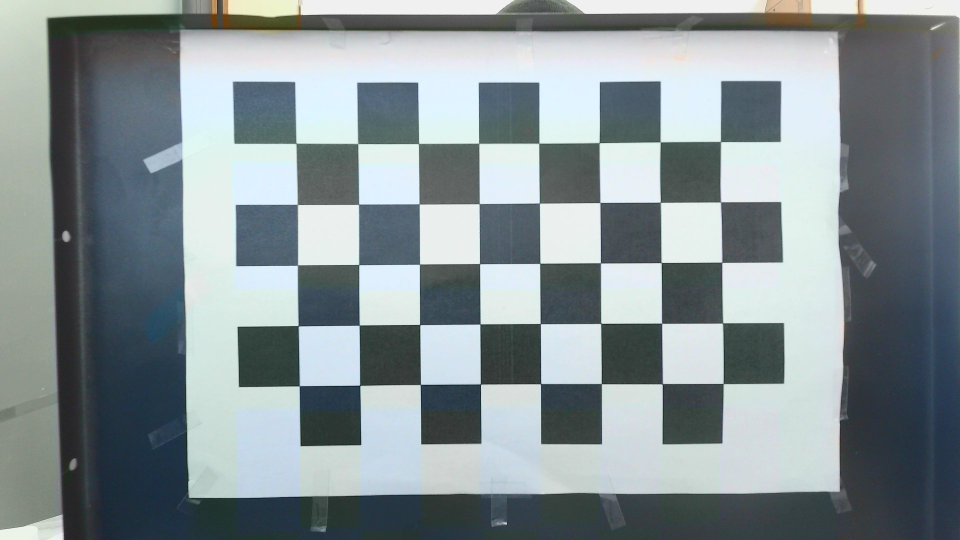
#> input picture Calibration/images/1080/IMG_Radar.jpg, 1920 x 1080 px (shown at 1/2 size)
$ python test.py
#> lines starting #> are read from the running program, lines starting #| are printed output that depends on the picture; after the words box and inside, x2 and y2 are one past the last pixel; in counts of white or black regions, pixels touching at a corner belong together
### Calibration/corner_detection.py
import glob
import numpy as np
import cv2
from Calibration import util

# termination criteria
criteria = (cv2.TERM_CRITERIA_EPS + cv2.TERM_CRITERIA_MAX_ITER, 30, 0.001)


def find_corners(model=0, square_size=0.0275, width=8, height=5):
    """ Apply camera Calibration operation for images in the given directory path. """
#> called with model = 1, square_size = 0.0275, width = 8, height = 5
    # prepare object points, like (0,0,0), (1,0,0), (2,0,0) ....,(8,6,0)
    util.info("Finding checkerboard corners...")
    objp = np.zeros((height * width, 2), np.float32)
    objp[:, :2] = np.mgrid[0:width, 0:height].T.reshape(-1, 2)

    objp = objp * square_size

    # Arrays to store object points and image points from all the images.
    objpoints = []  # 3d point in real world space
    imgpoints = []  # 2d points in image plane.
    img_names = []  # Image sizes with names
    img_shapes = []  # Image sizes with names

    if model == 0:
        images = glob.glob('./images/4k/IMG*.jpg')
    else:
        images = glob.glob('./images/1080/IMG*.jpg')
    count = 1
    index = 0
    for fname in images:
        index += 1
        util.info("Finding corners for " + fname)
        img = cv2.imread(fname)
#> img is the input picture: shape (1080, 1920, 3); mean B, G, R 148.6, 145.4, 134.3
        gray = cv2.cvtColor(img, cv2.COLOR_BGR2GRAY)
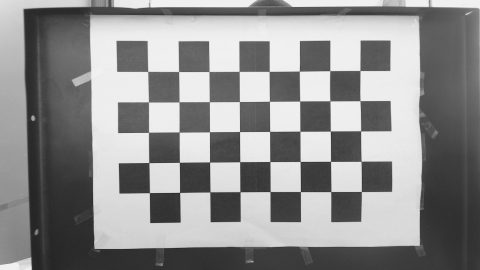
#> gray: shape (1080, 1920) (shown at 1/4 size); min 8, max 255, mean 142.4
        img_shapes.append([img.shape[0], img.shape[1]])
        img_names.append(fname)

        # Find the chess board corners
        ret, corners = cv2.findChessboardCorners(gray, (width, height), None)
#> ret = True; corners = 40 rows, first 8: [592.5, 287], [716, 287.5], [837.5, 287.6], [958.2, 286.9], [1078.4, 286.9], [1199.1, 285.8], [1321.1, 284.4], [1441.5, 283.3]

        # If found, add object points, image points (after refining them)
        if ret:
            objpoints.append(objp)

            corners2 = cv2.cornerSubPix(
                gray, corners, (11, 11), (-1, -1), criteria)
#> corners2 = 40 rows, first 8: [592.3, 287], [716, 287.6], [837.5, 287.6], [958, 286.8], [1078.2, 286.7], [1198.8, 285.8], [1320.9, 284.3], [1441.5, 283.6]
            imgpoints.append(corners2)

            # Draw and display the corners
            img = cv2.drawChessboardCorners(
                img, (width, height), corners2, ret)
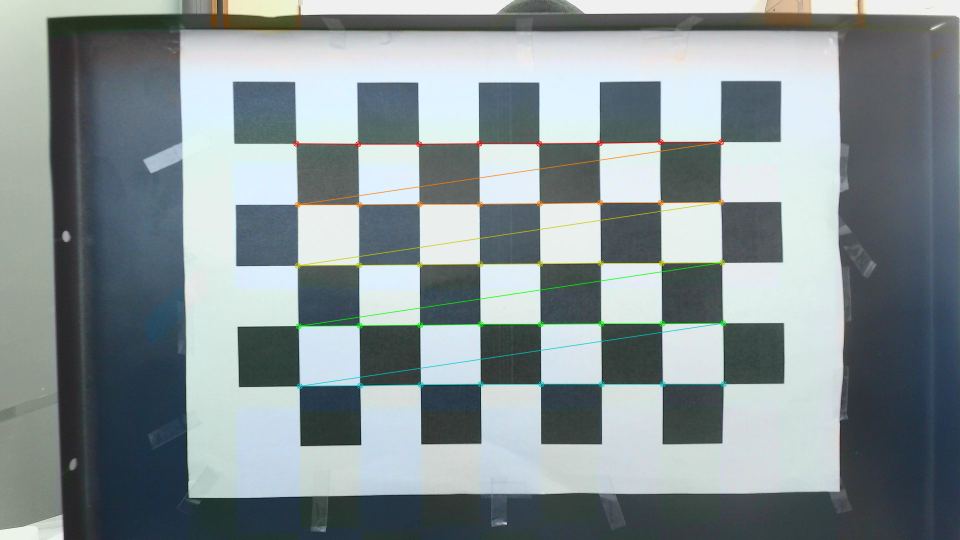
#> img: shape (1080, 1920, 3) (shown at 1/2 size); 1.26% of pixels changed, all inside (x1, y1, x2, y2) = (586, 278, 1454, 779)
            if model ==0:
                cv2.imwrite('images/4k/pattern_' + str(count) + '.png', img)
            else:
                cv2.imwrite('images/1080/pattern_' + str(count) + '.png', img)
            count += 1
        else:
            print("image" + str(index) + "false")

    util.info("DONE.\n")
    return objpoints, imgpoints, img_shapes, img_names

### Calibration/calibration.py
from Calibration import corner_detection as cd
from Calibration import homography_operations as ho
from Calibration import intrinsic_estimation as intr
from Calibration import extrinsic_estimation as extr
from Calibration import distortion_estimation as de
from Calibration import parameter_refinement as pr
from Calibration import util
import numpy as np


def calibration__camera(model):
    obj_points, img_points, img_shapes, img_names = cd.find_corners(model=model)
#> obj_points = 1 point arrays, longest 40 points; img_points = 1 item; img_shapes = [[1080, 1920]]; img_names = ['./images/1080/IMG_Radar.jpg']

    refined_homographies = []
    for index in range(len(img_points)):
        util.info("Image Count: " + str(index + 1))
        h = ho.create_homography(img_points[index], obj_points[index])
        util.info("Homography:\n" + str(h) + "\n")
        h = ho.refine_homography(h, img_points[index], obj_points[index])
        util.info("Refined Homography:\n" + str(h) + "\n")
        refined_homographies.append(h)
#> this loop made 1 pass
#> pass 1, in create_homography, `U, S, V_t = np.linalg.svd(a_matrix)`:
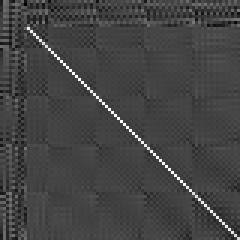
#> U: shape (80, 80) float64 (shown 3 times larger); min -0.355, max 0.97, mean -0.00142; drawn with min black and max white
#> after the loop, refined_homographies = [[[4405.4, 35.82, 594.3], [-23.97, 4389.3, 288.6], [0.0033, -0.00314, 1]]]
        # analysis.plot_differences(img_points[index], obj_points[index], h, str(index + 1))

    A = intr.compute_intrinsics(refined_homographies)
    util.info("Camera Intrinsics:\n" + str(A) + "\n")

    # Once A is known, the extrinsic parameters for each image is readily computed.
    extrinsics = []
    for h_index in range(len(refined_homographies)):
        E = extr.compute_extrinsics(A, refined_homographies[h_index])
        util.info("Camera Extrinsic Matrix For Image-" + str(h_index + 1) + ":\n" + str(E) + "\n")
        extrinsics.append(E)

    # As the radial distortion is expected to be small, one would expect to estimate the other five intrinsic parameters,
    # using the Maximum likelihood estimation, reasonable well by simply ignoring distortion. One strategy is then to estimate
    # k1 and k2 after having estimated the other parameters, which will give us the ideal pixel coordinates.
    k = de.estimate_radial_distortion(obj_points, img_points, A, extrinsics)
    util.info("Radial Distortion: \n" + str(k) + "\n")

    K_opt, k_opt, extrinsics_opt = pr.refine(A, k, extrinsics, obj_points, img_points)
    util.info("Parameters:")
    print('\t   Focal Length: [ {:.5f}  {:.5f} ]'.format(K_opt[0, 0], K_opt[1, 1]))
    print('\tPrincipal Point: [ {:.5f}  {:.5f} ]'.format(K_opt[0, 2], K_opt[1, 2]))
    print('\t           Skew: [ {:.7f} ]'.format(K_opt[0, 1]))
    print('\t     Distortion: [ {:.6f}  {:.6f} ]'.format(k_opt[0], k_opt[1]))

    util.info("Projection Matrices for WebGL:\n")
    znear, zfar = .1, 1000.
    intrinsic_matrix = []
    for idx, e in enumerate(extrinsics_opt):
        p = util.get_camera_matrix(K_opt, e)
        util.info("P matrix for image " + str(idx + 1) + ":\n" + str(p))
        decomposed_p = util.decompose(p)
        webgl_p = util.to_opengl_projection(decomposed_p['intrinsic'], 0, 0, img_shapes[idx][0], img_shapes[idx][1],
                                            znear,
                                            zfar, direction="y down")
        intrinsic_matrix = decomposed_p['intrinsic']
        util.info("P matrix(WebGl) for image " + str(idx + 1) + ":\n" + str(webgl_p))

    return intrinsic_matrix, extrinsics_opt


def calibration_mmw_radar_camera(model):
    intrinsic_matrix, extrinsics_opt = calibration__camera(model=model)
    obj_points, img_points, img_shapes, img_names = cd.find_corners(model=1)
    camera_points = np.dot(util.to_homogeneous_3d_multiple_points(obj_points[8])
           , extrinsics_opt[8].T)
    radar_points = util.create_sample_plane(camera_points)

    wwm_extrinsics_matrix = extr.compute_wwm_extrinsics(camera_points, radar_points, t=np.array([0, -0.3845, -0.01]))
    return intrinsic_matrix, wwm_extrinsics_matrix


# [16 lines that do not run on import are left out]

### Calibration/util.py
import numpy as np
import logging
import inspect
import scipy.linalg
import math


def info(msg):
    logger = logging.getLogger(__name__)
    frame, filename, line_number, function_name, lines, index = inspect.getouterframes(
        inspect.currentframe())[1]
    line = lines[0]
    indentation_level = line.find(line.lstrip())
    logger.info('{i}{f}(): {m}'.format(
        f=function_name,
        i=' ' * int(indentation_level / 4),
        m=msg
    ))


def to_homogeneous(points, points_type):
    if points_type == 0:
        return np.matrix([points[0][0], points[0][1], 1])
    else:
        return np.matrix([points[0], points[1], 1])


# [44 lines left out: functions to_homogeneous_3d, to_inhomogeneous, to_homogeneous_multiple_points, to_inhomogeneous_multiple_points, to_homogeneous_3d_multiple_points, not called in this run]


def get_transformation_matrix(points, points_type):
    if points_type == 0:
        x, y = points[:, 0][:, 0], points[:, 0][:, 1]
        info("Normalizing image points using similarity transformation...")
    else:
        x, y = points[:, 0], points[:, 1]
        info("Normalizing object points using similarity transformation...")

    mean_x = x.mean()
    mean_y = y.mean()
    var_x = x.var()
    var_y = y.var()
    # Create similarity transformation matrix
    # Set centroid as origin
    std_x = np.sqrt(2. / var_x)
    std_y = np.sqrt(2. / var_y)
    transformation = np.array([[std_x, 0., -std_x * mean_x],
                               [0., std_y, -std_y * mean_y],
                               [0., 0., 1.]])

    return transformation


# [39 lines left out: functions get_correspondences, get_normalization_matrix_3d, geometric_error, not called in this run]


def column(matrix, i):
    return [row[i] for row in matrix]


def row(matrix, i):
    pass


def reorthogonalize(R):
    U, S, V_t = np.linalg.svd(R)
    new_R = np.dot(U, V_t)

    return new_R


# [32 lines left out: functions distort, project, not called in this run]


def get_camera_matrix(A, extrinsic):
    return np.matmul(A, extrinsic)


# [120 lines left out: functions decompose, to_opengl_projection, my_rq, pmat2cam_center, isRotationMatrix, rotationMatrixToEulerAngles and 1 more, not called in this run]

### Calibration/homography_operations.py
import numpy as np
import cv2
from Calibration import util
from scipy.optimize import curve_fit


def create_homography(image_points, world_points):
    util.info("Creating homography matrix...")
    a_list = []
    # Get similarity transformations
    t = util.get_transformation_matrix(image_points, 0)
    t_prime = util.get_transformation_matrix(world_points, 1)
    for i in range(len(image_points)):
        # In Zhang's Calibration method, the world coordinate system is placed on the checkerboard plane,
        # and the checkerboard plane is set to the plane with z = 0.
        # First, convert each points into homogeneous coordinates
        point1 = util.to_homogeneous(image_points[i], 0)
        point2 = util.to_homogeneous(world_points[i], 1)
        # Get normalized points with the matrix calculated before
        normalized_point1 = np.dot(point1, t.T)
        normalized_point2 = np.dot(point2, t_prime.T)
        image_x, image_y = normalized_point1.item(0), normalized_point1.item(1)
        model_x, model_y = normalized_point2.item(0), normalized_point2.item(1)

        # Form the 2n x 12 matrix A by stacking the equations generated by each correspondence.
        a_row1 = [-model_x, -model_y, -1., 0, 0, 0, image_x * model_x, image_x * model_y, image_x]
        a_row2 = [0, 0, 0, -model_x, -model_y, -1., image_y * model_x, image_y * model_y, image_y]

        # Assemble the 2n x 9 matrices Ai into a single matrix A.
        a_list.append(a_row1)
        a_list.append(a_row2)

    a_matrix = np.matrix(a_list)

    # A solution of Ah = 0 is obtained from the right singular vector of V associated with the smallest singular value.
    U, S, V_t = np.linalg.svd(a_matrix)

    # The parameters are in the min line of Vh
    L = V_t[-1]
    H = L.reshape(3, 3)

    # Denormalization
    H = np.dot(np.dot(np.linalg.inv(t), H), t_prime)

    util.info("DONE.\n")
    return H

def cost_function(coordinates, *params):
    h11, h12, h13, h21, h22, h23, h31, h32, h33 = params

    N = coordinates.shape[0] // 2

    X = coordinates[:N]
    Y = coordinates[N:]

    x = (h11 * X + h12 * Y + h13) / (h31 * X + h32 * Y + h33)
    y = (h21 * X + h22 * Y + h23) / (h31 * X + h32 * Y + h33)

    result = np.zeros_like(coordinates)
    result[:N] = x
    result[N:] = y

    return result


def jacobian_function(coordinates, *params):
    # The  partial  derivatives  of  the  first  2  elements  of u and v  given  as  follows.
    # These  values  are  used  for computing the Jacobian used for LM optimization
    h11, h12, h13, h21, h22, h23, h31, h32, h33 = params

    N = coordinates.shape[0] // 2

    X = coordinates[:N]
    Y = coordinates[N:]

    J = np.zeros((N * 2, 9))
    J_x = J[:N]
    J_y = J[N:]

    s_x = h11 * X + h12 * Y + h13
    s_y = h21 * X + h22 * Y + h23
    w = h31 * X + h32 * Y + h33
    w_sq = w ** 2

    J_x[:, 0] = X / w
    J_x[:, 1] = Y / w
    J_x[:, 2] = 1. / w
    J_x[:, 6] = (-s_x * X) / w_sq
    J_x[:, 7] = (-s_x * Y) / w_sq
    J_x[:, 8] = -s_x / w_sq

    J_y[:, 3] = X / w
    J_y[:, 4] = Y / w
    J_y[:, 5] = 1. / w
    J_y[:, 6] = (-s_y * X) / w_sq
    J_y[:, 7] = (-s_y * Y) / w_sq
    J_y[:, 8] = -s_y / w_sq

    J[:N] = J_x
    J[N:] = J_y

    return J


def refine_homography(homography, image_coordinates, world_coordinates):
    util.info("Refining homography...")
    x, y, X, Y = image_coordinates[:, 0][:, 0], image_coordinates[:,
                                                                  0][:, 1], world_coordinates[:, 0], world_coordinates[:, 1]

    N = X.shape[0]

    h0 = homography.ravel()

    x_points = np.zeros(N * 2)
    x_points[:N] = X
    x_points[N:] = Y

    y_points = np.zeros(N * 2)
    y_points[:N] = x
    y_points[N:] = y

    # Use Levenberg-Marquardt to refine the linear homography estimate
    popt, pcov = curve_fit(cost_function, x_points,
                           y_points, p0=h0, jac=jacobian_function, maxfev=5000)
    h_refined = popt

    # Normalize and reconstitute homography
    h_refined /= h_refined[-1]
    H_refined = h_refined.reshape((3, 3))

    util.info("DONE.")
    return H_refined

### Calibration/intrinsic_estimation.py
import numpy as np
import cv2
from Calibration import util
from scipy.optimize import curve_fit


def create_vij(i, j, homography_list):
    util.info("Creating v" + str(i) + str(j) + "...")
    vij = np.zeros((homography_list.shape[0], 6))

    vij[:, 0] = homography_list[:, 0, i] * homography_list[:, 0, j]
    vij[:, 1] = homography_list[:, 0, i] * homography_list[:, 1, j] + homography_list[:, 1, i] * homography_list[:, 0, j]
    vij[:, 2] = homography_list[:, 1, i] * homography_list[:, 1, j]
    vij[:, 3] = homography_list[:, 2, i] * homography_list[:, 0, j] + homography_list[:, 0, i] * homography_list[:, 2, j]
    vij[:, 4] = homography_list[:, 2, i] * homography_list[:, 1, j] + homography_list[:, 1, i] * homography_list[:, 2, j]
    vij[:, 5] = homography_list[:, 2, i] * homography_list[:, 2, j]

    util.info("DONE.")
    return vij

def compute_intrinsics(homographies):
    util.info("Computing camera intrinsics...")
    # Stack homographies
    homography_list = np.zeros((len(homographies), 3, 3))
#> homography_list = [[0, 0, 0], [0, 0, 0], [0, 0, 0]]
    for h, H in enumerate(homographies):
        homography_list[h] = H
#> this loop made 1 pass
#> h on pass 1: 0
#> after the loop, homography_list = [[4405.4, 35.82, 594.3], [-23.97, 4389.3, 288.6], [0.0033, -0.00314, 1]]

    # Generate homogeneous equations
    v00 = create_vij(0, 0, homography_list)
#> v00 = [[19407737.9, -211237.9, 574.8, 29.1, -0.158, 1.09e-05]]
    v01 = create_vij(0, 1, homography_list)
#> v01 = [[157805.5, 19335923.8, -105232.8, -13.7, 14.57, -1.04e-05]]
    v11 = create_vij(1, 1, homography_list)
#> v11 = [[1283.1, 314457.1, 19266086.6, -0.225, -27.53, 9.83e-06]]

    # Therefore, the two fundamental constraints, from a given homoghraphy, can be written ass 2 homogeneous equations in b.
    # V is a 2n x 6 matrix.
    v = np.zeros((2 * len(homographies), 6))
#> v = [[0, 0, 0, 0, 0, 0], [0, 0, 0, 0, 0, 0]]
    v[:len(homographies)] = v01
    v[len(homographies):] = v00 - v11

    # The solution to the equation above is well known as the eigenvector of vTv associated with the smallest eigenvalue
    # (equivalently, the right singular vector of v associated with the smallest singular value).
    U, S, V_t = np.linalg.svd(v)
#> U = [[-0.0136, 1], [1, 0.0136]]; S = [27351702.3, 19335074.2]; V_t = [[0.709, -0.0288, -0.704, 1.08e-06, 9.93e-07, 4.45e-14], [0.0218, 1, -0.019, -6.88e-07, 7.73e-07, -5.35e-13], [0.704, -0.00189, 0.71, 1.45e-07, 7.22e-07, -2.06e-13], [-8.52e-07, 7.19e-07, 6.44e-07, 1, -1.07e-12, 7.74e-20], [-1.23e-06, -7.43e-07, 2.02e-07, 4.28e-13, 1, 5.39e-19], [1.25e-13, 5.36e-13, 1.67e-13, -4.63e-19, -2.09e-20, 1]]
    idx = np.argmin(S)
#> idx = 1

    # Once b is estimated, we can compute all camera instrinsic matrix A. You can check Appendix B (page 18) for the details.
    # Matrix B is estimated up to a scale factor.
    b0, b1, b2, b3, b4, b5 = V_t[idx]
#> b0 = 0.0218; b1 = 1; b2 = -0.019; b3 = -6.88e-07; b4 = 7.73e-07; b5 = -5.35e-13

    v0 = (b1 * b3 - b0 * b4) / (b0 * b2 - b1 * b1)
#> v0 = 7.05e-07
    lmbda = b5 - (b3 * b3 + v0 * (b1 * b3 - b0 * b4)) / b0
#> lmbda = 5.32e-13
    alpha = np.sqrt(lmbda / b0)
#> alpha = 4.94e-06
    beta = np.sqrt(lmbda * b0 / (b0 * b2 - b1 * b1))
#> beta = nan
    gamma = -b1 * alpha * alpha * beta / lmbda
#> gamma = nan
    u0 = gamma * v0 / beta - b3 * alpha * alpha / lmbda
#> u0 = nan

    # Then, create the intrinsic matrix
    A = np.array([[alpha, gamma, u0],
                         [0.,  beta, v0],
                         [0.,    0., 1.]])
#> A = [[4.94e-06, nan, nan], [0, nan, 7.05e-07], [0, 0, 1]]

    util.info("DONE.\n")
    return A

### Calibration/extrinsic_estimation.py
import numpy as np
import cv2
from Calibration import util


def compute_extrinsics(A, homography):
    util.info("Computing extrinsic parameters...")
    h1 = util.column(homography, 0)
    h2 = util.column(homography, 1)
    h3 = util.column(homography, 2)

    A_inv = np.linalg.inv(A)

    # We have lambda defined in the page 6. h1, h2 or h3 can be used in the calculation of lambda.
    lmbda = 1. / np.linalg.norm(np.dot(A_inv, h1))

    # Compute r1, r2, r3 and t with the values given above.
    r1 = lmbda * np.dot(A_inv, h1)
    r2 = lmbda * np.dot(A_inv, h2)
    #  r3 can be calculated with the orthogonality between r1 and r2.
    r3 = np.cross(r1, r2)
    t = lmbda * np.dot(A_inv, h3)

    # Reconstitute the rotation component of the extrinsics and reorthogonalize.
    #  R = [r1, r2, r3]
    R = np.vstack((r1, r2, r3)).T
    R = util.reorthogonalize(R)

    # Reconstitute full extrinsics
    E = np.hstack((R, t[:, np.newaxis]))

    util.info("DONE.")

    return E


# [36 lines left out: functions compute_wwm_extrinsics, compute_camera_points, compute_radar_points, not called in this run]

### Calibration/test.py
import numpy as np
from Calibration import calibration
from Calibration import corner_detection as cd
from Calibration import util
from Visualization import util as v_util


# [10 lines left out: function main, not called in this run]


if __name__ == "__main__":
   inv, outv =  calibration.calibration_mmw_radar_camera(model=1)
#> the loop in calibration__camera, `for h_index in range(len(refined_homographies)):` made 1 pass
#> (h1 in compute_extrinsics, h2 in compute_extrinsics, h3 in compute_extrinsics, A_inv in compute_extrinsics) on pass 1: ([4405.4, -23.97, 0.0033], [35.82, 4389.3, -0.00314], [594.3, 288.6, 1], [[nan, nan, nan], [nan, nan, nan], [nan, nan, nan]])
#> after the loop in calibration__camera, `for h_index in range(len(refined_homographies)):`: extrinsics = []
#> (the run stopped early here; a loop or call above may not have finished)
